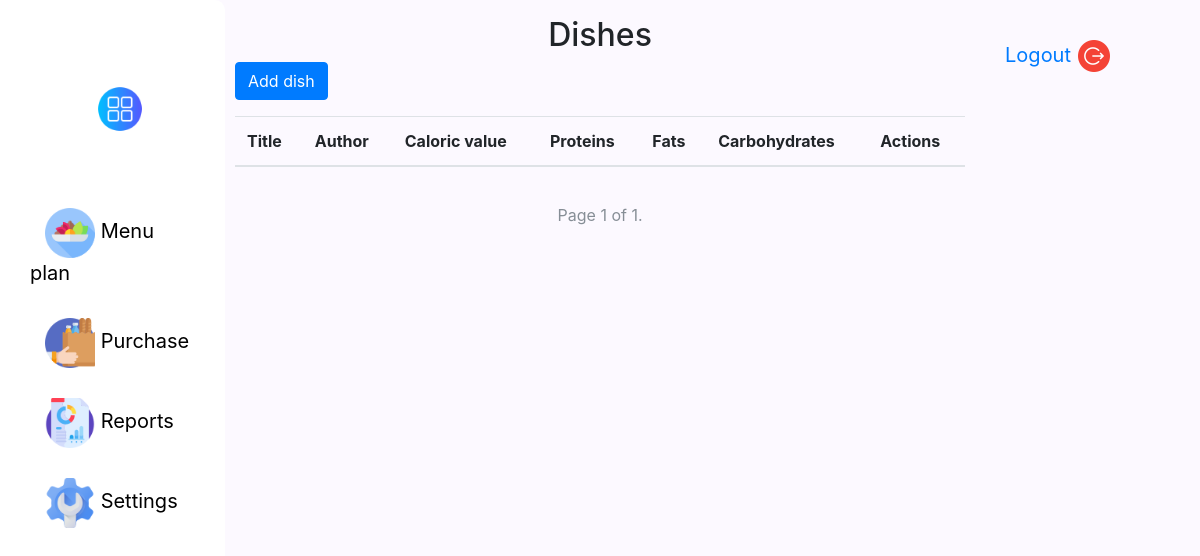
The app's page /pn/display_dishes/, older data.
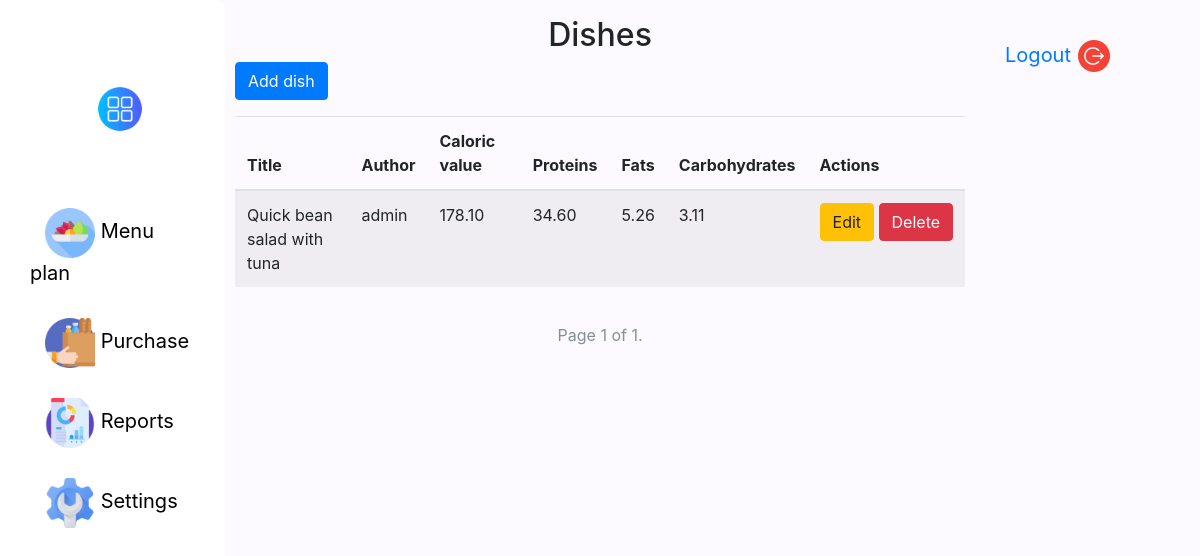
The same page, newer data.
### pn/models.py (models this page shows, shortened)
class Dish(models.Model):
    Title = models.CharField(max_length=255)
    Author = models.ForeignKey(User, on_delete=models.CASCADE)
    Caloric_value = models.DecimalField(max_digits=10, decimal_places=2)
    Proteins = models.DecimalField(max_digits=10, decimal_places=2)
    Fats = models.DecimalField(max_digits=10, decimal_places=2)
    Carbohydrates = models.DecimalField(max_digits=10, decimal_places=2)
    Cooking_instructions = models.TextField()
    Photo = models.ImageField(upload_to='dish_photos/')

### pn/views.py (the view)
# urls.py: path('display_dishes/', views.display_dishes, name='display_dishes'),
def display_dishes(request):
    documents = Dish.objects.all()
    paginator = Paginator(documents, 10)  # 10 items per page
    page = request.GET.get('page')
    try:
        items = paginator.page(page)
    except PageNotAnInteger:
        items = paginator.page(1)
    except EmptyPage:
        items = paginator.page(paginator.num_pages)
    context = {
        'documents': items,
        'fields': [field.name for field in Purchases._meta.fields],
        'document_fields': [{field.name: getattr(document, field.name) for field in document._meta.fields} for document
                            in items],
    }
    return render(request, 'display_dishes.html', context)

### pn/templates/display_dishes.html (shortened to what this page needs)
{% extends 'base_template.html' %}
{% block content %}
    <div class="container">
        <div class="row justify-content-center mt-3">
            <h2>Dishes</h2>
        </div>
        <div class="row justify-content-left mb-3">
            <a class="btn btn-primary" href="{% url 'add_dish_view' %}">Add dish</a>
        </div>
        <div class="row justify-content-center">
            <div class="table-responsive">
                <table class="table table-striped">
                    <thead>
                        <tr>
                            <th>Title</th>
                            <th>Author</th>
                            <th>Caloric value</th>
                            <th>Proteins</th>
                            <th>Fats</th>
                            <th>Carbohydrates</th>
                            <th>Actions</th>
                        </tr>
                    </thead>
                    <tbody>
                        {% for document in documents %}
                            <tr>
                                <td>{{ document.Title }}</td>
                                <td>{{ document.Author }}</td>
                                <td>{{ document.Caloric_value }}</td>
                                <td>{{ document.Proteins }}</td>
                                <td>{{ document.Fats }}</td>
                                <td>{{ document.Carbohydrates }}</td>
                                <td>
                                    <div class="btn-group" role="group">
                                        <form method="post" action="{% url 'edit_dish_view' pk=document.id %}" style="display: inline;">
                                            <button type="submit" class="btn btn-warning">Edit</button>
                                        </form>
                                        <form method="post" action="{% url 'delete_dish_view' pk=document.id %}" style="display: inline;">
                                            <button type="submit" class="btn btn-danger">Delete</button>
                                        </form>
                                    </div>
                                </td>
                            </tr>
                        {% endfor %}
                    </tbody>
                </table>
            </div>
        </div>
        <div class="row justify-content-center">
            <nav aria-label="Page navigation">
                <ul class="pagination">
                    <li class="page-item disabled">
                        Page {{ documents.number }} of {{ documents.paginator.num_pages }}.
                    </li>
                </ul>
            </nav>
        </div>
    </div>
{% endblock %}

Row changes from the older to the newer data that the page shows:
added Dish: Title "Quick bean salad with tuna", Author "admin", Caloric_value "178.10", Proteins "34.60", Fats "5.26", Carbohydrates "3.11"
